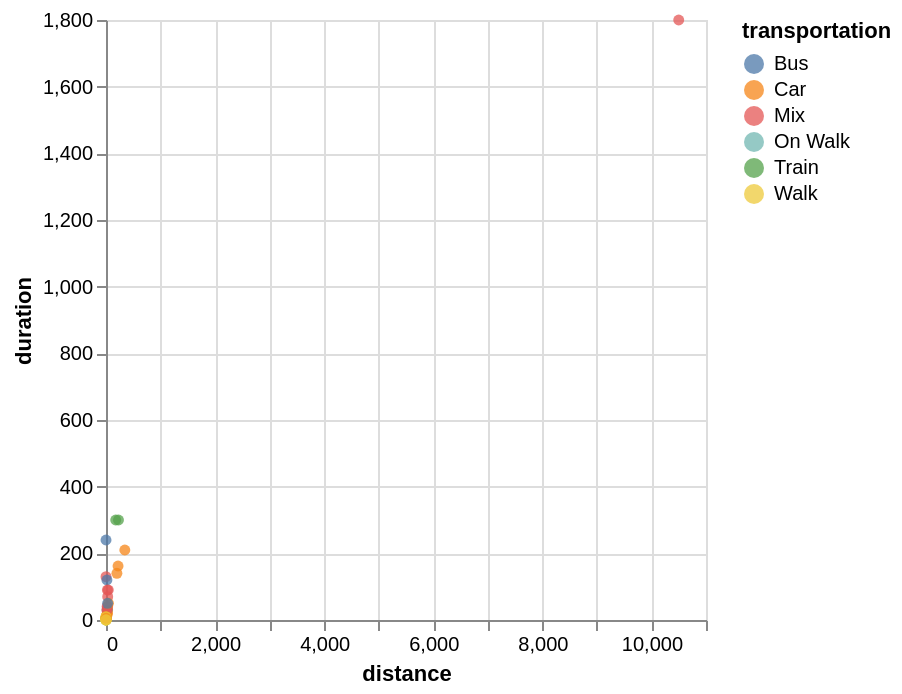

Notebook code for this chart:
### Markdown cell above
### Interactive Legend:
Point your users to what to do! They probably don't know how they can interact with the chart.

### Code cell
# Use selection_point for multi-select logic
selectTransport = alt.selection_point(
    fields=['transportation'], 
    bind='legend',  # Binds interaction to the legend
    on='click',
    toggle='event.ctrlKey' # Hold Shift to multi-select; change to 'event.ctrlKey' if preferred
)

alt.Chart(sdf).mark_circle().encode(
    x='distance:Q',
    y='duration:Q',
    color='transportation:N', # Ensure mapped to color for the legend to appear
    opacity=alt.condition(selectTransport, alt.value(0.75), alt.value(0.05))
).add_params(
    selectTransport
)

### Figure 1 — Vega-Lite specification as saved in the notebook (floating-point values rounded to 4 significant figures)
{"config": {"view": {"continuousWidth": 300, "continuousHeight": 300}}, "data": {"name": "data-a45369142c787b9236d3a2d32d6d84b3"}, "mark": {"type": "circle"}, "encoding": {"color": {"field": "transportation", "type": "nominal"}, "opacity": {"condition": {"param": "param_9fc14f2fd79944bd", "value": 0.75}, "value": 0.05}, "x": {"field": "distance", "type": "quantitative"}, "y": {"field": "duration", "type": "quantitative"}}, "params": [{"name": "param_9fc14f2fd79944bd", "select": {"type": "point", "fields": ["transportation"], "on": "click", "toggle": "event.ctrlKey"}, "bind": "legend"}], "$schema": "https://vega.github.io/schema/vega-lite/v6.4.1.json", "datasets": {"data-a45369142c787b9236d3a2d32d6d84b3": [{"age": 20, "distance": 11.0, "transportation": "Car", "duration": 11.0, "creative skills": 4, "languages": "German; English; Romanian; Italian", "hobbies": "Drawing", "distance_cat": "medium", "Creativity": "good", "speed": 60.0}, {"age": 21, "distance": 200.0, "transportation": "Car", "duration": 140.0, "creative skills": 3, "languages": "German; English; Polish", "hobbies": "work out", "distance_cat": "far far away", "Creativity": "medium", "speed": 85.71}, {"age": 23, "distance": 30.0, "transportation": "Mix", "duration": 40.0, "creative skills": 4, "languages": "German; English; vietnamese", "hobbies": "crochet; gaming; sewing; reading; doom scrolling", "distance_cat": "far", "Creativity": "good", "speed": 45.0}, {"age": 19, "distance": 178.0, "transportation": "Train", "duration": 300.0, "creative skills": 4, "languages": "Deutsch; Englisch; Spanisch", "hobbies": "Geschichte lernen", "distance_cat": "far far away", "Creativity": "good", "speed": 35.6}, {"age": 19, "distance": 0.1, "transportation": "Mix", "duration": 130.0, "creative skills": 4, "languages": "German; Italian; English", "hobbies": "listening to music", "distance_cat": "near", "Creativity": "good", "speed": 0.0}, {"age": 20, "distance": 0.3, "transportation": "Walk", "duration": 1.0, "creative skills": 4, "languages": "German;English", "hobbies": "video games", "distance_cat": "near", "Creativity": "good", "speed": 18.0}, {"age": 18, "distance": 30.0, "transportation": "Car", "duration": 30.0, "creative skills": 4, "languages": "Deutsch; Englisch", "hobbies": "Lesen", "distance_cat": "far", "Creativity": "good", "speed": 60.0}, {"age": 19, "distance": 10500.0, "transportation": "Mix", "duration": 1800.0, "creative skills": 2, "languages": "Spanish; German; English", "hobbies": "sleeping; watching series", "distance_cat": "far far away", "Creativity": "some", "speed": 350.0}, {"age": 20, "distance": 0.55, "transportation": "Mix", "duration": 7.0, "creative skills": 4, "languages": "German; English; Programming Languages", "hobbies": "Dancing", "distance_cat": "near", "Creativity": "good", "speed": 4.714}, {"age": 20, "distance": 345.0, "transportation": "Car", "duration": 210.0, "creative skills": 2, "languages": "German; English", "hobbies": "Dancing", "distance_cat": "far far away", "Creativity": "some", "speed": 98.57}, {"age": 33, "distance": 221.0, "transportation": "Car", "duration": 162.0, "creative skills": 4, "languages": "German; English; Japanese", "hobbies": "Beeing Creative!", "distance_cat": "far far away", "Creativity": "good", "speed": 81.85}, {"age": 21, "distance": 0.1, "transportation": "Walk", "duration": 0.1, "creative skills": 4, "languages": "English; German; Romanian; Klingon", "hobbies": "Spaceships", "distance_cat": "near", "Creativity": "good", "speed": null}, {"age": 20, "distance": 1.0, "transportation": "Walk", "duration": 10.0, "creative skills": 4, "languages": "German;English", "hobbies": "cooking", "distance_cat": "near", "Creativity": "good", "speed": 6.0}, {"age": 21, "distance": 1.0, "transportation": "Walk", "duration": 5.0, "creative skills": 4, "languages": "latin; English; German", "hobbies": "uni work", "distance_cat": "near", "Creativity": "good", "speed": 12.0}, {"age": 23, "distance": 0.1, "transportation": "Walk", "duration": 2.0, "creative skills": 4, "languages": "English, Polish, Spanish", "hobbies": "swimming ", "distance_cat": "near", "Creativity": "good", "speed": 0.0}, {"age": 22, "distance": 0.2, "transportation": "Walk", "duration": 5.0, "creative skills": 2, "languages": "Arabic, English", "hobbies": "Playing volleyball ", "distance_cat": "near", "Creativity": "some", "speed": 2.4}, {"age": 20, "distance": 1.0, "transportation": "Walk", "duration": 3.0, "creative skills": 1, "languages": "German, English", "hobbies": "Reading ", "distance_cat": "near", "Creativity": "not really", "speed": 20.0}, {"age": 19, "distance": 0.1, "transportation": "Walk", "duration": 2.0, "creative skills": 3, "languages": "Russian, Uzbek, German, Turkish, English", "hobbies": "Sleeping", "distance_cat": "near", "Creativity": "medium", "speed": 0.0}, {"age": 21, "distance": 0.1, "transportation": "Walk", "duration": 1.0, "creative skills": 5, "languages": "English, Farzi, Russian", "hobbies": "Swimming ", "distance_cat": "near", "Creativity": "very good", "speed": 0.0}, {"age": 20, "distance": 25.0, "transportation": "Car", "duration": 18.0, "creative skills": 3, "languages": "English, German, Hungarian", "hobbies": "Video games", "distance_cat": "far", "Creativity": "medium", "speed": 83.33}, {"age": 19, "distance": 0.1, "transportation": "Walk", "duration": 3.0, "creative skills": 3, "languages": "English, Romanian, Russian", "hobbies": "Driving car", "distance_cat": "near", "Creativity": "medium", "speed": 0.0}, {"age": 17, "distance": 0.1, "transportation": "Walk", "duration": 2.0, "creative skills": 5, "languages": "English, Russian, Latvian b2, German a2-b1", "hobbies": "Drawing, cosplay, crocheting, coming up with stories, walking, listening to my favourite podcast", "distance_cat": "near", "Creativity": "very good", "speed": 0.0}, {"age": 20, "distance": 1.0, "transportation": "Walk", "duration": 4.0, "creative skills": 4, "languages": "German, English", "hobbies": "Gym, Volleyball, Gaming", "distance_cat": "near", "Creativity": "good", "speed": 15.0}, {"age": 21, "distance": 0.35, "transportation": "Walk", "duration": 3.0, "creative skills": 2, "languages": "German, English", "hobbies": "reading", "distance_cat": "near", "Creativity": "some", "speed": 7.0}, {"age": 20, "distance": 0.2, "transportation": "Bus", "duration": 240.0, "creative skills": 1, "languages": "German, English", "hobbies": "horse riding, riding motorbike, gaming, sleeping", "distance_cat": "near", "Creativity": "not really", "speed": 0.05}, {"age": 20, "distance": 0.1, "transportation": "Walk", "duration": 0.3, "creative skills": 3, "languages": "Albanian , English, German", "hobbies": "Basketball ", "distance_cat": "near", "Creativity": "medium", "speed": 2.0}, {"age": 19, "distance": 1.0, "transportation": "Walk", "duration": 5.0, "creative skills": 3, "languages": "German, English", "hobbies": "Reading", "distance_cat": "near", "Creativity": "medium", "speed": 12.0}, {"age": 19, "distance": 0.1, "transportation": "Walk", "duration": 0.5, "creative skills": 4, "languages": "Russian, Finnish, English, German", "hobbies": "Ice skating ", "distance_cat": "near", "Creativity": "good", "speed": 12.0}, {"age": 21, "distance": 42.0, "transportation": "Mix", "duration": 90.0, "creative skills": 5, "languages": "German, English, turkish, Spanish", "hobbies": "Playing Video Games", "distance_cat": "far", "Creativity": "very good", "speed": 28.0}, {"age": 22, "distance": 0.1, "transportation": "Walk", "duration": 1.0, "creative skills": 2, "languages": "German, English", "hobbies": "Cooking ", "distance_cat": "near", "Creativity": "some", "speed": 0.0}, {"age": 20, "distance": 1.0, "transportation": "Walk", "duration": 10.0, "creative skills": 1, "languages": "German, English", "hobbies": "Programming, Gaming, Running", "distance_cat": "near", "Creativity": "not really", "speed": 6.0}, {"age": 23, "distance": 20.0, "transportation": "Bus", "duration": 30.0, "creative skills": 5, "languages": "German, English, Spanish", "hobbies": "Skiing ⛷️ ", "distance_cat": "medium", "Creativity": "very good", "speed": 40.0}, {"age": 19, "distance": 0.1, "transportation": "Walk", "duration": 2.0, "creative skills": 5, "languages": "German, English, Spanish, Italian", "hobbies": "Reading", "distance_cat": "near", "Creativity": "very good", "speed": 0.0}, {"age": 18, "distance": 23.0, "transportation": "Car", "duration": 20.0, "creative skills": 2, "languages": "English, Latin, German", "hobbies": "Gaming", "distance_cat": "far", "Creativity": "some", "speed": 69.0}, {"age": 20, "distance": 0.3, "transportation": "Car", "duration": 4.0, "creative skills": 5, "languages": "German, English", "hobbies": "gaming, anime", "distance_cat": "near", "Creativity": "very good", "speed": 4.5}, {"age": 19, "distance": 229.0, "transportation": "Train", "duration": 300.0, "creative skills": 3, "languages": "German, English, French, Tagalog, Russian", "hobbies": "Chess", "distance_cat": "far far away", "Creativity": "medium", "speed": 45.8}, {"age": 33, "distance": 17.0, "transportation": "Bus", "duration": 120.0, "creative skills": 3, "languages": "Urdu, Punjabi, Hindi, Arabic, English, Kashmiri", "hobbies": "Listen Music ", "distance_cat": "medium", "Creativity": "medium", "speed": 8.5}, {"age": 28, "distance": 17.0, "transportation": "Mix", "duration": 30.0, "creative skills": 3, "languages": "English, Hausa, pidgin English,", "hobbies": "football, watching football, movies and playing football", "distance_cat": "medium", "Creativity": "medium", "speed": 34.0}, {"age": 21, "distance": 25.0, "transportation": "Mix", "duration": 90.0, "creative skills": 3, "languages": "Kurdish, Persian, English", "hobbies": "Reading", "distance_cat": "far", "Creativity": "medium", "speed": 16.67}, {"age": 18, "distance": 20.0, "transportation": "Mix", "duration": 40.0, "creative skills": 4, "languages": "German, English, Sinhala", "hobbies": "Photography", "distance_cat": "medium", "Creativity": "good", "speed": 30.0}, {"age": 19, "distance": 0.1, "transportation": "Walk", "duration": 2.0, "creative skills": 4, "languages": "Hungarian, English, German", "hobbies": "cycling", "distance_cat": "near", "Creativity": "good", "speed": 0.0}, {"age": 24, "distance": 2.0, "transportation": "Bus", "duration": 6.0, "creative skills": 4, "languages": "English, Hindi, German", "hobbies": "Video Games", "distance_cat": "near", "Creativity": "good", "speed": 20.0}, {"age": 19, "distance": 0.1, "transportation": "Walk", "duration": 2.0, "creative skills": 3, "languages": "English, German", "hobbies": "Volleyball", "distance_cat": "near", "Creativity": "medium", "speed": 0.0}, {"age": 19, "distance": 0.1, "transportation": "On Walk", "duration": 0.1, "creative skills": 3, "languages": "English, Lithuanian, Russian, German", "hobbies": "Reading", "distance_cat": "near", "Creativity": "medium", "speed": null}, {"age": 23, "distance": 31.1, "transportation": "Mix", "duration": 70.0, "creative skills": 3, "languages": "English, German, Yoruba, French", "hobbies": "Baking", "distance_cat": "far", "Creativity": "medium", "speed": 26.66}, {"age": 20, "distance": 0.1, "transportation": "Walk", "duration": 1.0, "creative skills": 2, "languages": "German, English, bit of Spanish", "hobbies": "Skiing", "distance_cat": "near", "Creativity": "some", "speed": 0.0}, {"age": 18, "distance": 0.2, "transportation": "Walk", "duration": 0.1, "creative skills": 2, "languages": "German, English, Spanish, Catalan", "hobbies": "Traveling", "distance_cat": "near", "Creativity": "some", "speed": null}, {"age": 20, "distance": 3.0, "transportation": "Car", "duration": 3.0, "creative skills": 3, "languages": "German, English", "hobbies": "Darts", "distance_cat": "near", "Creativity": "medium", "speed": 60.0}, {"age": 20, "distance": 4.0, "transportation": "Car", "duration": 5.0, "creative skills": 3, "languages": "German, English", "hobbies": "reading", "distance_cat": "near", "Creativity": "medium", "speed": 48.0}, {"age": 21, "distance": 4.0, "transportation": "Car", "duration": 5.0, "creative skills": 2, "languages": "German, English", "hobbies": "gym", "distance_cat": "near", "Creativity": "some", "speed": 48.0}, {"age": 19, "distance": 0.1, "transportation": "Walk", "duration": 1.0, "creative skills": 5, "languages": "English, Hindi, Urdu, Bengali", "hobbies": "Vibecoding stuff", "distance_cat": "near", "Creativity": "very good", "speed": 0.0}, {"age": 18, "distance": 1.0, "transportation": "Walk", "duration": 5.0, "creative skills": 3, "languages": "English, georgian", "hobbies": "reading", "distance_cat": "near", "Creativity": "medium", "speed": 12.0}, {"age": 20, "distance": 0.2, "transportation": "Walk", "duration": 4.0, "creative skills": 3, "languages": "English", "hobbies": "Table Tennis", "distance_cat": "near", "Creativity": "medium", "speed": 3.0}, {"age": 21, "distance": 0.1, "transportation": "Walk", "duration": 3.0, "creative skills": 4, "languages": "English, Turkish", "hobbies": "Photography", "distance_cat": "near", "Creativity": "good", "speed": 2.0}, {"age": 22, "distance": 45.0, "transportation": "Car", "duration": 50.0, "creative skills": 4, "languages": "English,German,Arabic", "hobbies": "Swimming,Biking,Bouldering,Dancing", "distance_cat": "far", "Creativity": "good", "speed": 54.0}, {"age": 20, "distance": 7.0, "transportation": "Car", "duration": 10.0, "creative skills": 3, "languages": "German, English", "hobbies": "Art", "distance_cat": "near", "Creativity": "medium", "speed": 42.0}, {"age": 19, "distance": 0.1, "transportation": "On Walk", "duration": 1.0, "creative skills": 5, "languages": "Serbian, English, Croatian, Bosnian, Montenegro, Macedonian", "hobbies": "Gaming", "distance_cat": "near", "Creativity": "very good", "speed": 3.0}, {"age": 21, "distance": 0.1, "transportation": "Walk", "duration": 5.0, "creative skills": 3, "languages": "English, Bulgarian, German", "hobbies": "Movies", "distance_cat": "near", "Creativity": "medium", "speed": 1.2}, {"age": 18, "distance": 0.1, "transportation": "Walk", "duration": 0.1, "creative skills": 5, "languages": "Englishfluent, Hindimother tongue, Germanlearning B1 level", "hobbies": "Football, Reading", "distance_cat": "near", "Creativity": "very good", "speed": null}, {"age": 24, "distance": 0.1, "transportation": "Walk", "duration": 0.1, "creative skills": 4, "languages": "Russian,English,Turkish,Azerbaijani,German", "hobbies": "Reading Manga", "distance_cat": "near", "Creativity": "good", "speed": null}, {"age": 20, "distance": 0.4, "transportation": "Walk", "duration": 10.0, "creative skills": 3, "languages": "German, English", "hobbies": "volleyball", "distance_cat": "near", "Creativity": "medium", "speed": 2.4}, {"age": 20, "distance": 30.0, "transportation": "Bus", "duration": 50.0, "creative skills": 4, "languages": "Englisch,  Spanish", "hobbies": "Videogames", "distance_cat": "far", "Creativity": "good", "speed": 36.0}, {"age": 20, "distance": 0.1, "transportation": "Walk", "duration": 5.0, "creative skills": 4, "languages": "Albanian, English", "hobbies": "playing the violin", "distance_cat": "near", "Creativity": "good", "speed": 1.2}, {"age": 19, "distance": 0.1, "transportation": "Walk", "duration": 3.0, "creative skills": 4, "languages": "Serbian, English, a little German", "hobbies": "painting", "distance_cat": "near", "Creativity": "good", "speed": 0.2}, {"age": 21, "distance": 3.0, "transportation": "Car", "duration": 5.0, "creative skills": 3, "languages": "German,English", "hobbies": "working out", "distance_cat": "near", "Creativity": "medium", "speed": 36.0}, {"age": 19, "distance": 0.1, "transportation": "Walk", "duration": 1.0, "creative skills": 4, "languages": "Serbian, Croatian, Bosnian, Montenegrin, English and a little bit of German", "hobbies": "football", "distance_cat": "near", "Creativity": "good", "speed": 3.0}]}}
